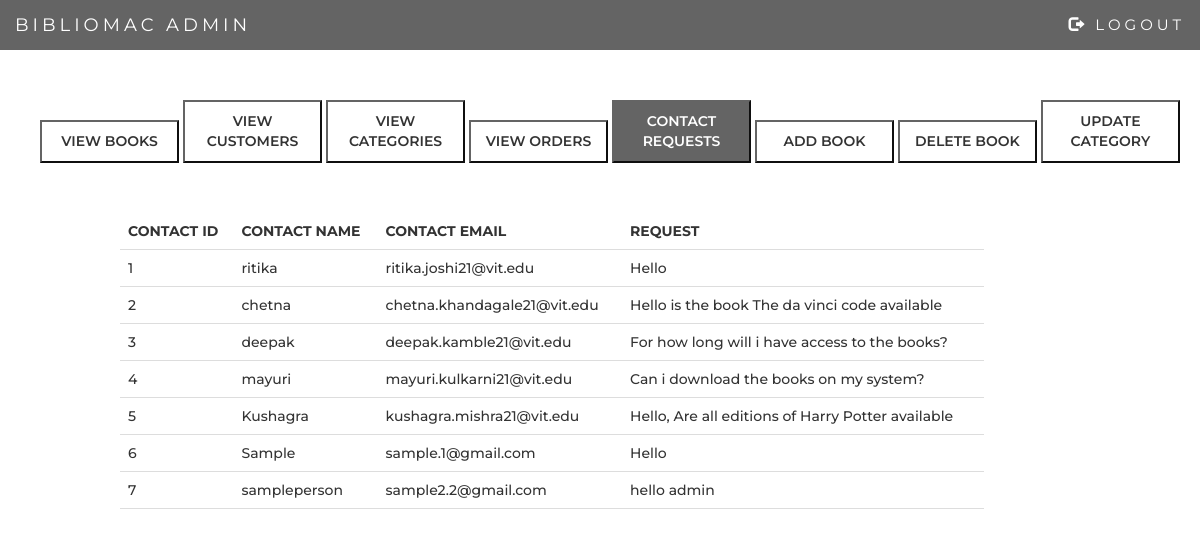
Page /feedback.php on the committed database.
### tables this page shows
CREATE TABLE IF NOT EXISTS `contact` (
  `con_id` int(11) NOT NULL AUTO_INCREMENT,
  `con_name` varchar(50) NOT NULL,
  `con_email` varchar(50) NOT NULL,
  `con_query` varchar(50) NOT NULL,
  PRIMARY KEY (`con_id`)
);

### feedback.php (the view, shortened to what this page needs)
<!DOCTYPE html>
<html lang="en">
  <head>
    <link rel="stylesheet" href="https://maxcdn.bootstrapcdn.com/bootstrap/3.4.1/css/bootstrap.min.css" />
  </head>
  <body>
    <nav class="navbar navbar-inverse">
      <div class="container-fluid">
        <div class="navbar-header">
          <a class="navbar-brand" style="color: #fff">BIBLIOMAC ADMIN</a>
        </div>
          <ul class="nav navbar-nav navbar-right">
            <li>
              <a href="logout.php" style="color: #fff" ><span class="glyphicon glyphicon-log-out"></span> LOGOUT</a>
            </li>
          </ul>
        </div>
    </nav>
 <div class="content">
 <ul style="list-style-type:none;margin-top: 2%;">
    <li style="display:inline"><button onclick="location.href='viewbook.php'" >VIEW BOOKS</button></li>
    <li style="display:inline"><button  onclick="location.href='viewcust.php'" >VIEW CUSTOMERS</button></li>
    <li style="display:inline"><button onclick="location.href='viewcatg.php'" >VIEW CATEGORIES</button></li>
    <li style="display:inline"><button onclick="location.href='vieworder.php'" >VIEW ORDERS</button> </li>
    <li style="display:inline"><button  onclick="location.href='feedback.php'" style="color: white;
  background-color: #646464;">CONTACT REQUESTS</button></li>
    <li style="display:inline"><button onclick="location.href='addbooks.php'">ADD BOOK</button></li>
    <li style="display:inline"><button onclick="location.href='delete.php'">DELETE BOOK</button></li>
    <li style="display:inline"><button onclick="location.href='updatecategory.php'">UPDATE CATEGORY</button></li>
</ul>
<br><br>
    <div style="padding-left:10%">
    <?php
   $mysqli= new mysqli("localhost","root","","ebook_shop");
   if ($result= mysqli_query($mysqli,"SELECT * FROM contact ORDER BY con_id")){
    echo "<table>";
    echo "<tr>";
    echo "<th>"; echo "CONTACT ID";echo "</th>";
    echo "<th>"; echo "CONTACT NAME";echo "</th>";
    echo "<th>"; echo "CONTACT EMAIL";echo "</th>";
    echo "<th>"; echo "REQUEST";echo "</th>";
    echo "</tr>";
     while($row=mysqli_fetch_array($result))
     {
      echo "<tr>";
      echo "<td>"; echo $row["con_id"];echo "</td>";
      echo "<td>"; echo $row["con_name"];echo "</td>";
      echo "<td>"; echo $row["con_email"];echo "</td>";
      echo "<td>"; echo $row["con_query"];echo "</td>";
      echo "</tr>";
     }
     echo "</table>";
   }
   ?>
   </div>
</div>
  </body>
</html>

### admin_dashboard_css.css (style rules this page uses)
.content { font-family: Montserrat, sans-serif; font-weight: 500; }
.navbar { margin-bottom: 50px; border-radius: 0; background-color: #646464; z-index: 9999; border: 0; font-size: 15px !important; line-height: 1.42857143 !important; letter-spacing: 4px; border-radius: 0; font-family: Montserrat, sans-serif; }
.content li { margin-top: 1.5%; }
button { margin-top: 0%; }
button { padding: 0.8%; width: 12%; background-color: white; text-align: center; border-color: #646464; font-weight: 600; font-family: Montserrat, sans-serif; }
table { border-collapse: collapse; width: 80%; }
th, td { padding: 8px; text-align: left; border-bottom: 1px solid #ddd; }

### feedback.php (style rules this page uses)
table { border-collapse: collapse; width: 80%; }
th, td { padding: 8px; text-align: left; border-bottom: 1px solid #ddd; }

### rows in the picture
contact: con_id "1", con_name "ritika", con_email "ritika.joshi21@vit.edu", con_query "Hello"
contact: con_id "2", con_name "chetna", con_email "chetna.khandagale21@vit.edu", con_query "Hello is the book The da vinci code available"
contact: con_id "3", con_name "deepak", con_email "deepak.kamble21@vit.edu", con_query "For how long will i have access to the books?"
contact: con_id "4", con_name "mayuri", con_email "mayuri.kulkarni21@vit.edu", con_query "Can i download the books on my system?"
contact: con_id "5", con_name "Kushagra", con_email "kushagra.mishra21@vit.edu", con_query "Hello, Are all editions of Harry Potter available"
contact: con_id "6", con_name "Sample", con_email "sample.1@gmail.com", con_query "Hello"
contact: con_id "7", con_name "sampleperson", con_email "sample2.2@gmail.com", con_query "hello admin"
